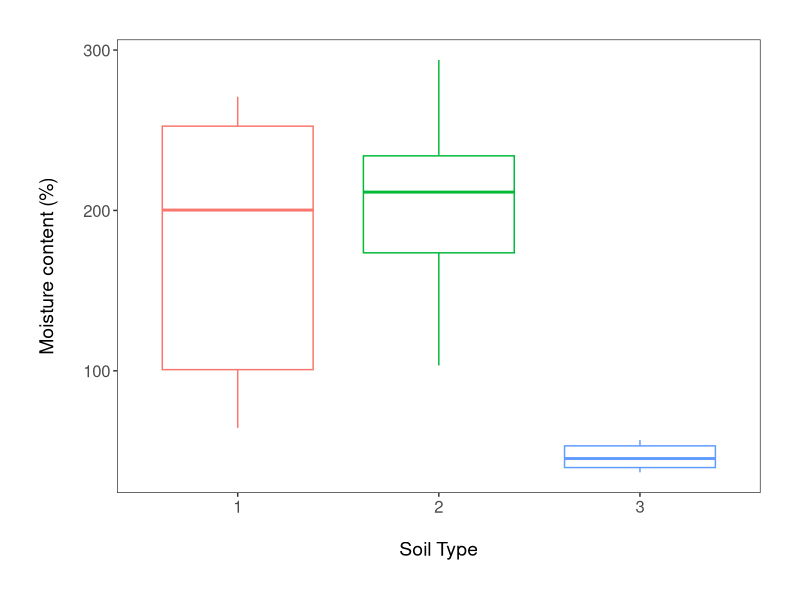
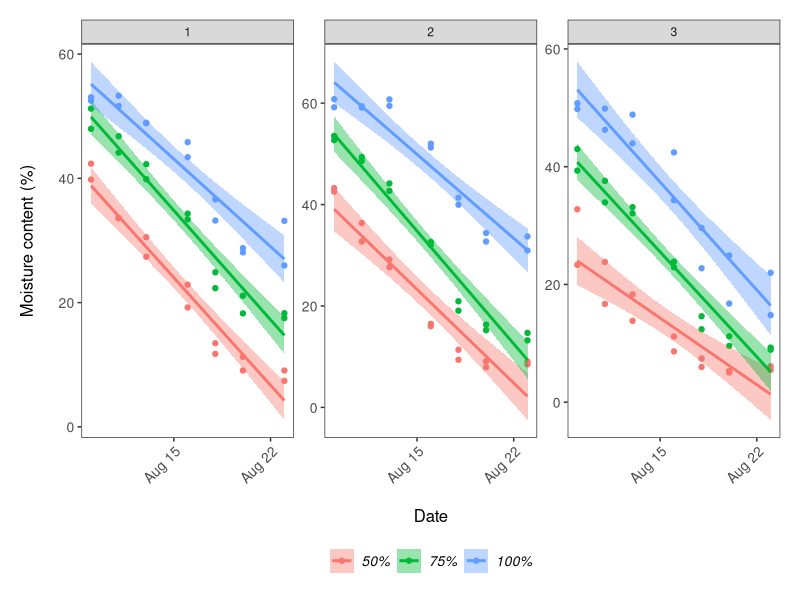
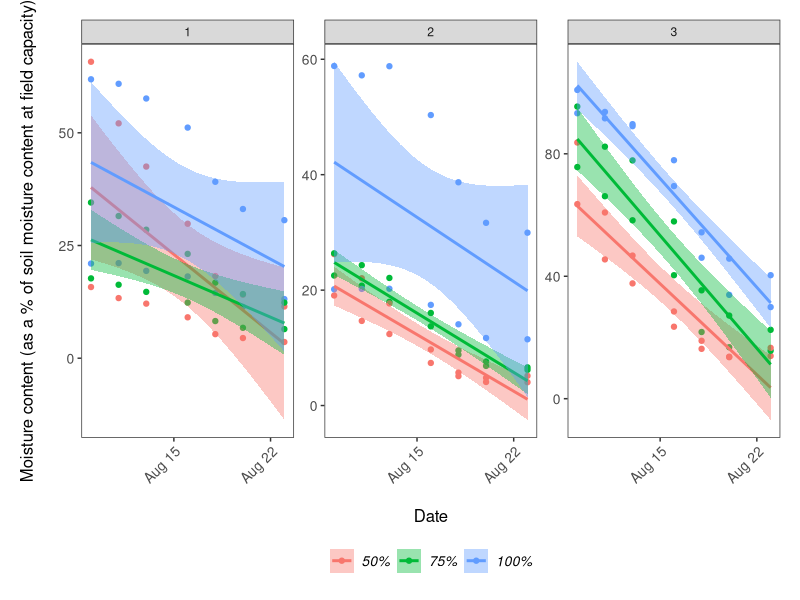
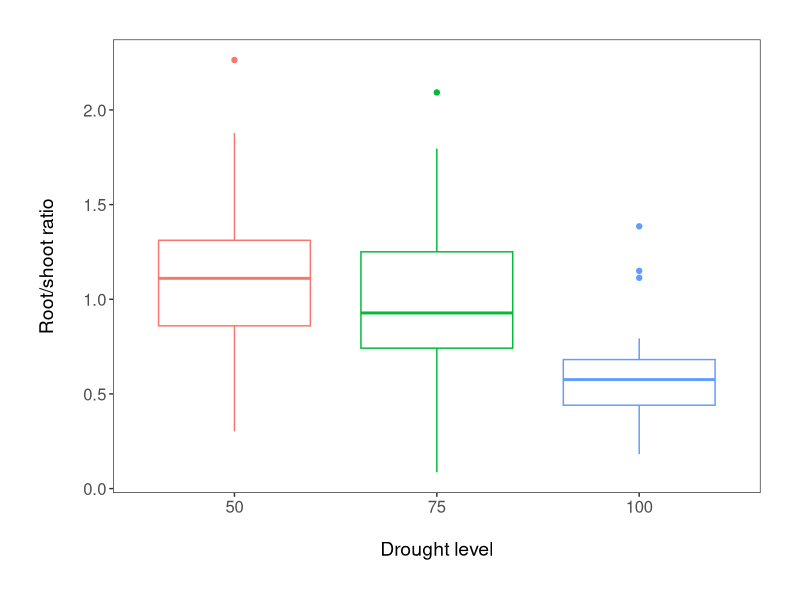
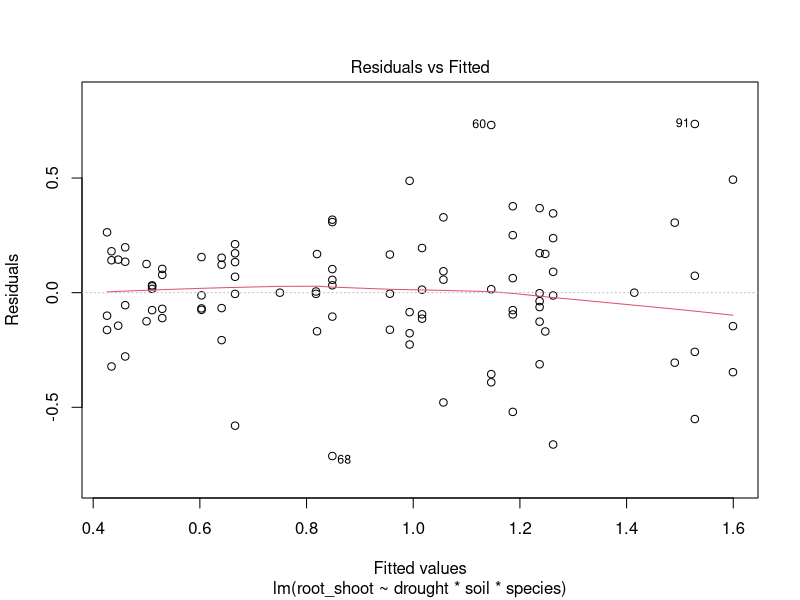
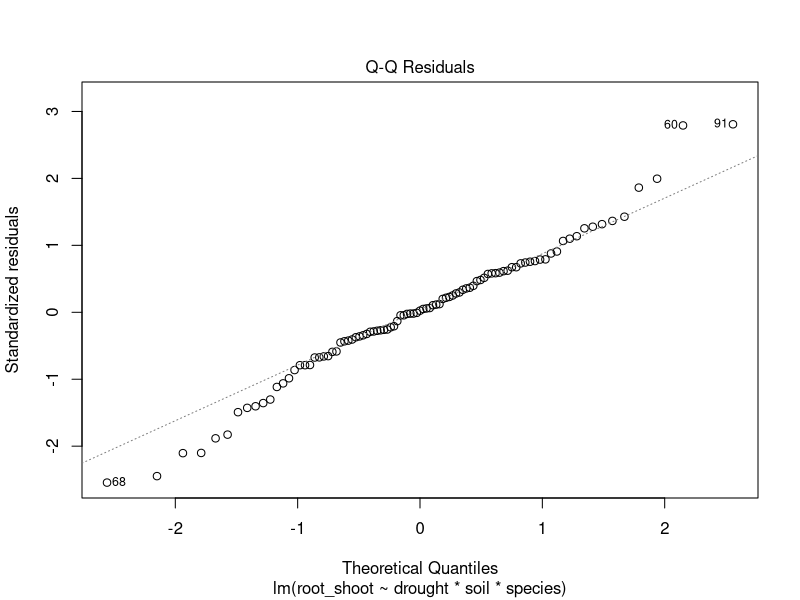
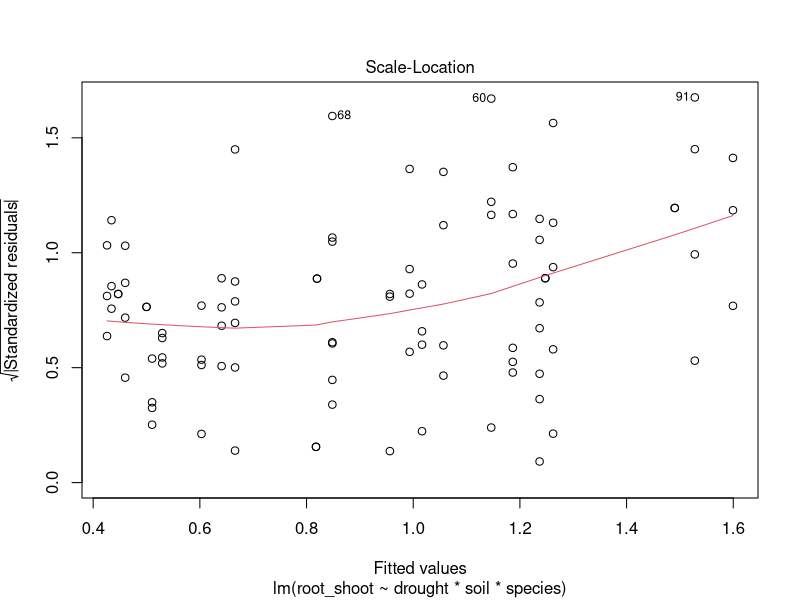
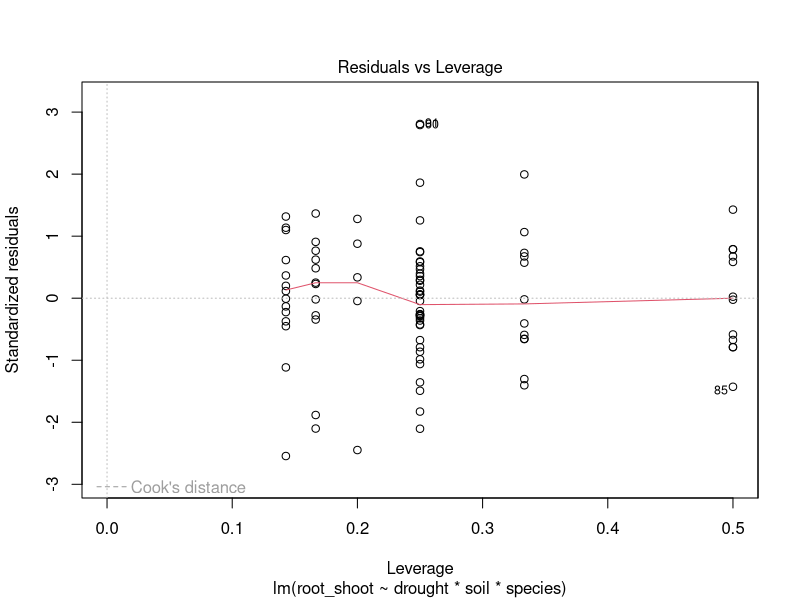

Source code (R) for these figures, in order: (Note: this script raises an error after producing the figures.)
## DISSERTATION PROJECT ##

# Libraries ----
library(tidyverse)
library(readxl)

# Import datasets ----
ratio <- read_excel("root-shoot.xls")
field_capacity <- read_excel("Field_capacity_diss.xlsx")
moisture <- read_excel("moisture.xlsx")

# Data manipulation field capacity dataset ----
# water content = grams of water contained in the soil per pot
# moisture = mean and sd per pot measured by probe every other day in %
field_capacity <- field_capacity %>% 
  mutate(soil_type = as_factor(soil_type), pot_number = as_factor(pot_number)) %>% 
  mutate(water_content_gr = total_fresh-total_dry) %>%  # creating a new column for amount of water in soil
  mutate(moisture_content_percent = ((total_fresh/total_dry)-1)*100)  # new column with moisture content in %

# checking for differences of soil moisture between soil types 
(soil_moisture_boxplot <- ggplot(field_capacity, aes(soil_type, moisture_content_percent)) +
    geom_boxplot(aes(color = soil_type)) +
    theme_bw() +
    ylab("Moisture content (%)\n") +                             
    xlab("\nSoil Type")  +
    theme(axis.text = element_text(size = 12),
          axis.title = element_text(size = 14, face = "plain"),                     
          panel.grid = element_blank(),       
          plot.margin = unit(c(1,1,1,1), units = , "cm"),  
          legend.position = "none"))

ggsave(soil_moisture_boxplot, file = "outputs/soil_moisture_boxplot.png", width = 12, height = 7) 

# Data manipulation for moisture measures ----
# moisture probe measures need to be plotted against time to see the progression 
# before relating them to the soil moisture content 
moisture <- moisture %>% 
  mutate(soil_type = as_factor(soil_type), pot = as_factor(pot)) %>% 
  tidyr::separate(date, c("year", "month", "day"), sep = "-", remove = FALSE) %>% 
  select(-year,-month) %>% 
  mutate(drought_level = case_when(pot == 1 ~ "50%",
                                   pot == 2 ~ "75%",
                                   pot == 3 ~ "100%",
                                   pot == 4 ~ "50%",
                                   pot == 5 ~ "75%",
                                   pot == 6 ~ "100%")) %>% 
  mutate(drought_level = as_factor(drought_level)) %>% 
  mutate(soil_type_moisture = c(field_capacity$moisture_content_percent,
                           field_capacity$moisture_content_percent,
                           field_capacity$moisture_content_percent,
                           field_capacity$moisture_content_percent,
                           field_capacity$moisture_content_percent,
                           field_capacity$moisture_content_percent,
                           field_capacity$moisture_content_percent)) %>% 
  mutate(drought_level_percent = (mean_moisture*100)/soil_type_moisture)

(moisture_time_series <- ggplot(moisture, aes(date, mean_moisture, color = drought_level)) +
    geom_point() +
    facet_wrap(~ soil_type, scales = "free_y") +
    geom_smooth(formula = y ~ x, method = "lm", aes(fill = drought_level)) + # add se = FALSE to remove error shading
    theme_bw() +
    ylab("Moisture content (%)\n") +                             
    xlab("\nDate") +
    theme(axis.text.x = element_text(size = 10, angle = 45, vjust = 1, hjust = 1),  # making the dates at a bit of an angle
          axis.text.y = element_text(size = 10),
          axis.title = element_text(size = 12, face = "plain"),                        
          panel.grid = element_blank(),  
          plot.margin = unit(c(0.5,0.5,0.5,0.5), units = , "cm"),  # Adding a margin around the plot
          legend.text = element_text(size = 10, face = "italic"),  
          legend.title = element_blank(),  # Removing the legend title 
          legend.position = "bottom")) 

# ggsave(moisture_time_series, file = "outputs/moisture_time_series.png", width = 12, height = 7) 

(field_capacity_time_series <- ggplot(moisture, aes(date, drought_level_percent, color = drought_level)) +
    geom_point() +
    facet_wrap(~ soil_type, scales = "free_y") +
    geom_smooth(formula = y ~ x, method = "lm", aes(fill = drought_level)) + # add se = FALSE to remove error shading
    theme_bw() +
    ylab("Moisture content (as a % of soil moisture content at field capacity)\n") +                             
    xlab("\nDate") +
    theme(axis.text.x = element_text(size = 10, angle = 45, vjust = 1, hjust = 1),  # making the dates at a bit of an angle
          axis.text.y = element_text(size = 10),
          axis.title = element_text(size = 12, face = "plain"),                        
          panel.grid = element_blank(),  
          plot.margin = unit(c(0.5,0.5,0.5,0.5), units = , "cm"),  # Adding a margin around the plot
          legend.text = element_text(size = 10, face = "italic"),  
          legend.title = element_blank(),  # Removing the legend title 
          legend.position = "bottom")) 

# ggsave(field_capacity_time_series, file = "outputs/field_capacity_time_series.png", width = 12, height = 7) 

# Data manipulation ratio dataset ----
# Rename columns and create factor levels for species, drought level and soil type #
ratio <- ratio %>% 
  rename(root_shoot = "Root/Shoot", drought = Drought_level, soil = Soil_Type, species = Species) %>% 
  mutate(species = as.factor(species), drought = as.factor(drought), soil = as.factor(soil)) %>% 
  filter(!root_shoot > 2.5)  # take out the outliers

(ratio_boxplot <- ggplot(ratio, aes(drought, root_shoot)) +
    geom_boxplot(aes(color = drought)) +
    theme_bw() +
    ylab("Root/shoot ratio\n") +                             
    xlab("\nDrought level")  +
    theme(axis.text = element_text(size = 12),
          axis.title = element_text(size = 14, face = "plain"),                     
          panel.grid = element_blank(),       
          plot.margin = unit(c(1,1,1,1), units = , "cm"),  
          legend.position = "none"))

ggsave(ratio_boxplot, file = "outputs/ratio_boxplot.png", width = 12, height = 7)

# Stats ----
ratio_model <- lm(root_shoot ~ drought*soil*species, data = ratio)
summary(ratio_model)
anova(ratio_model)
plot(ratio_model)

ratio_model2 <- lm(root_shoot ~ drought, data = ratio)
summary(ratio_model2)
anova(ratio_model2)
plot(ratio_model2)

leaf_area_model <- lm(Leaf_area ~ drought*soil*species, data = ratio)
summary(leaf_area_model)
anova(leaf_area_model)
plot(leaf_area_model)

# Verification of assumptions # 
leaf_resids <- resid(leaf_area_model)
shapiro.test(leaf_resids)
bartlett.test(Leaf_area ~ drought*soil*species, data = ratio)  # doesn't work with interaction terms? 


# To see which drought level drives the significant results #
ratio_aov <- aov(root_shoot ~ drought*soil*species, data = ratio)
TukeyHSD(ratio_aov)
